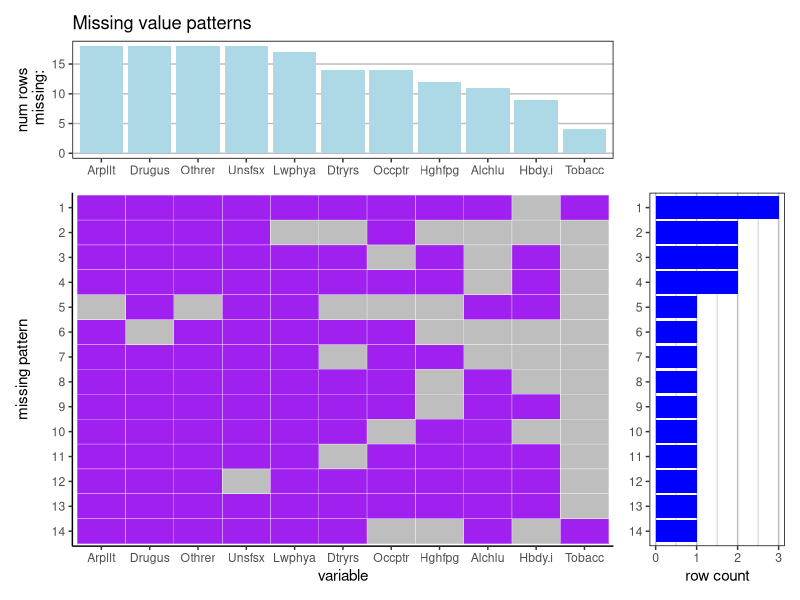
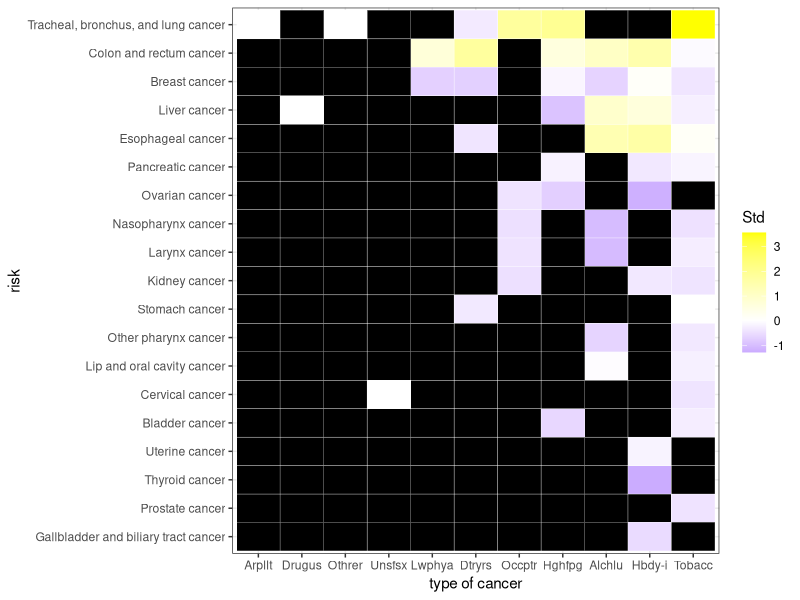

Write R code to recreate these figures, in order.
## ---- chunk 1
library(readr)
library(tidyverse)
library(tidyr)
library(dplyr)
library(ggplot2)
library(patchwork)
## ---- chunk 2
cancerdata <- read_csv("cancerdata.csv")
head(cancerdata)
## ---- chunk 3
newdata <- cancerdata[,c("cause", "rei", "val")]
names(newdata) <- c("type", "risk", "death_rate")

tidydata <- newdata %>%
  pivot_wider(names_from = risk, values_from = death_rate) %>%
  column_to_rownames(var="type")
head(tidydata)
## ---- chunk 4
plot_missing <- function(df, percent=FALSE) {
  missing_patterns <- data.frame(is.na(df)) %>%
    group_by_all() %>%
    count(name = "count", sort = TRUE) %>%
    ungroup()
  
  pure_pattern <- missing_patterns[,-which(names(missing_patterns) == "count")]
  pure_pattern$incomplete <- as.logical(rowSums(pure_pattern))
  missing_patterns$incomplete <- pure_pattern$incomplete

  tidymissing <- missing_patterns %>% 
    rownames_to_column() %>%
    gather(key, value, -c(count, rowname, incomplete))
  
  tidymissing$rowname <- as.factor(as.numeric(tidymissing$rowname))

  main_plot <- ggplot(tidymissing, aes(x=fct_reorder(key,-value*count, sum),y=fct_rev(rowname),
                                       fill=value, alpha=incomplete)) +
    geom_tile(color="white") + theme_classic() +
    scale_fill_discrete(type=c("grey", "purple")) +
    scale_alpha_manual(values = c(1,0.5)) +
    annotate("text", x = length(unique(tidymissing$key))/2+0.5, y = which(rev(pure_pattern$incomplete)==FALSE),
             label="complete cases") + 
    xlab('variable') +
    ylab('missing pattern') + 
    theme(legend.position = "none")
  
  missing_by_pattern <- missing_patterns %>%
  select(count, incomplete) %>%
  rownames_to_column() 
  
  missing_by_pattern$rowname <- as.factor(as.numeric(missing_by_pattern$rowname))

  pattern_bar <- ggplot(missing_by_pattern, aes(x=fct_rev(rowname), y=count, alpha=incomplete)) + 
    geom_bar(stat="identity",fill="blue") + 
    scale_alpha_manual(values = c(1,0.5)) +
    coord_flip() +
    ylab('row count') +
    theme(panel.background = element_rect(fill = NA), axis.title.y = element_blank(), panel.grid.major.y = element_blank(),
          panel.grid.major.x = element_line(colour="grey"), panel.grid.minor.x = element_line(colour="grey"),
          panel.grid.minor.y = element_blank(),panel.border = element_rect(fill = NA), legend.position = "none")

  temp_df = apply(data.frame(is.na(df)),2,sum)
  ylabel = "num rows\n missing:"
  if (percent==TRUE) {
    temp_df = apply(data.frame(is.na(df)),2,mean)*100
    ylabel = "% rows\n missing:"
  }
  
  missing_by_col <- data.frame(temp_df) %>% 
    rownames_to_column() %>%
    filter(rowname!='incomplete')

  colnames(missing_by_col) <- c('key', 'pattern_count')

  col_bar <- ggplot(missing_by_col, aes(x=fct_reorder(key, -pattern_count), y = pattern_count)) +
    geom_bar(stat="identity",fill="lightblue") +
    ylab(ylabel) +
    theme(panel.background = element_rect(fill = NA), axis.title.x = element_blank(), panel.grid.major.x = element_blank(),
          panel.grid.major.y = element_line(colour="grey"), 
          panel.grid.minor.x = element_blank(),panel.border = element_rect(fill = NA)) +
    ggtitle("Missing value patterns")
  
  col_bar + (ggplot()+theme_void())+ main_plot + pattern_bar + plot_layout(ncol=2, widths=c(4,1), heights=c(1,3))
}
## ---- chunk 5
names(tidydata)<-abbreviate(names(tidydata), minlength = 6)
plot_missing(tidydata)
## ---- chunk 6
tidycancer <- tidydata %>%
  rownames_to_column("type") %>%
  gather(key, value, -type) %>%
  mutate(missing = ifelse(is.na(value), 1, 0)) %>%
  group_by(key) %>%
  mutate(Std = ifelse(value-mean(value, na.rm = TRUE)==0, 0, (value-mean(value, na.rm = TRUE))/sd(value, na.rm=TRUE))) %>% 
  ungroup()

ggplot(tidycancer, aes(x=fct_reorder(key, -missing, sum), y=fct_reorder(type, -missing, sum), fill=Std)) +
  geom_tile(color="white") +
  scale_fill_gradient2(low="blue", mid="white", high = "yellow", na.value = "black") + 
  xlab("type of cancer") +
  ylab("risk") +
  theme_bw()
